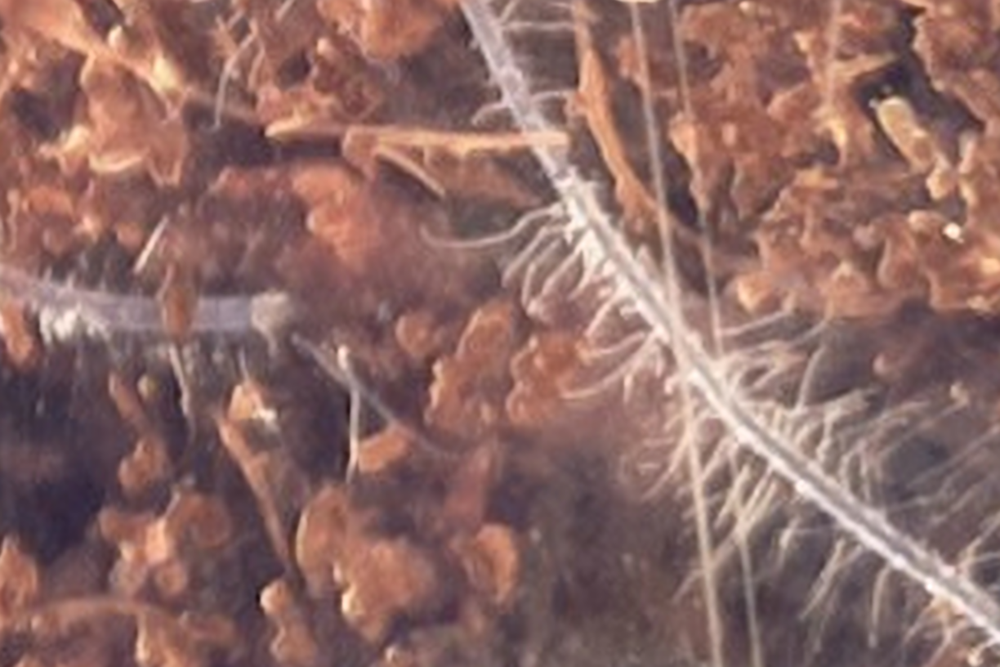
#> input picture results/type_3/arb_sr_x4.png, 1000 x 667 px, shrunk from 1224 x 816 before the run
$ python adaptive_thresholding.py
#> lines starting #> are read from the running program, lines starting #| are printed output that depends on the picture; after the words box and inside, x2 and y2 are one past the last pixel; in counts of white or black regions, pixels touching at a corner belong together
import matplotlib.pyplot as plt
import cv2
import numpy as np
import os

"""
This script is used to explor different values of
adaptive thresholding techniques
"""

def adaptive_thresholding(img, block_size=3, sub_const=3, mode_='mean'):
  if mode_ == 'mean':
    return cv2.adaptiveThreshold(img, 255, cv2.ADAPTIVE_THRESH_MEAN_C,
                                 cv2.THRESH_BINARY, block_size, sub_const)
  elif mode_ == 'gaussian':
    return cv2.adaptiveThreshold(img, 255, cv2.ADAPTIVE_THRESH_GAUSSIAN_C,
                                 cv2.THRESH_BINARY, block_size, sub_const)

def plot_thresholding_parameters():
  image = cv2.imread(r'results/type_3/arb_sr_x4.png')
#> image is the input picture: shape (667, 1000, 3); mean B, G, R 101.7, 106.6, 142.4
  image = cv2.cvtColor(image, cv2.COLOR_BGR2GRAY)  # grayscale
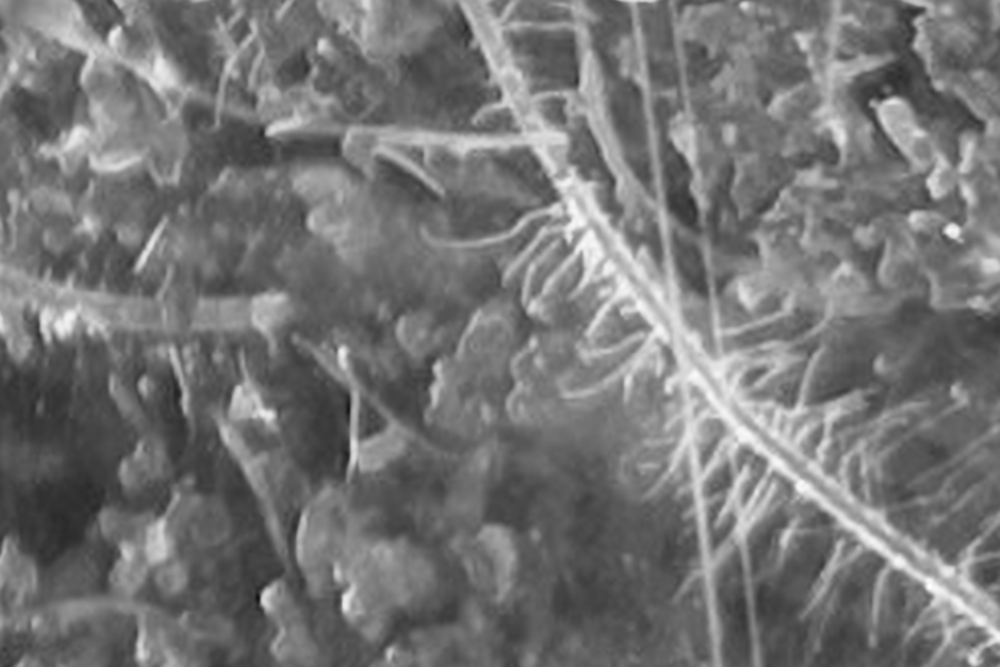
#> image: shape (667, 1000); min 17, max 255, mean 116.8

  plt.figure(figsize=(20, 15))

  block_sizes = [11, 21, 31, 41]
  sub_consts = [2, 5, 10, 15]
  modes = [('Mean', cv2.ADAPTIVE_THRESH_MEAN_C), ('Gaussian', cv2.ADAPTIVE_THRESH_GAUSSIAN_C)]
  output_dir = "savedump"

  plot_idx = 1
  for mode_name, mode in modes:
    for block_size in block_sizes:
      for sub_const in sub_consts:
        thresholded = cv2.adaptiveThreshold(image, 255, mode, cv2.THRESH_BINARY, block_size, sub_const)
        plt.subplot(len(modes), len(block_sizes) * len(sub_consts), plot_idx)
        plt.imshow(thresholded, cmap='gray')
        plt.title(f"{mode_name}\nBlock: {block_size}, C: {sub_const}")
        plt.axis('off')
        plot_idx += 1
        filename = f"{mode}_block{block_size}_c{sub_const}.png"
        save_path = os.path.join(output_dir, filename)
        cv2.imwrite(save_path, thresholded)
#> this loop made 2 passes
#> pass 1, in plot_thresholding_parameters, `cv2.imwrite(save_path, thresholded)`:
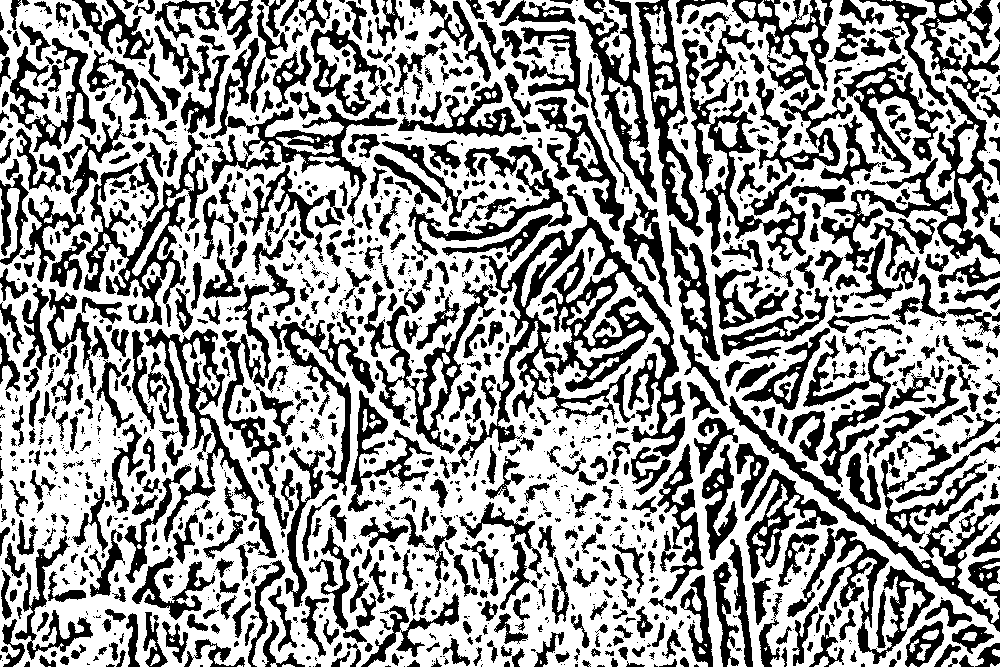
#> saved as 0_block11_c2.png: shape (667, 1000); 60.6% white; 1460 black regions (627 under 20 px), largest, box (x1, y1, x2, y2) and area: (450, 184, 685, 474) 15530, (821, 86, 1000, 302) 6494, (84, 135, 208, 327) 5484
#> pass 1, in plot_thresholding_parameters, `cv2.imwrite(save_path, thresholded)`:
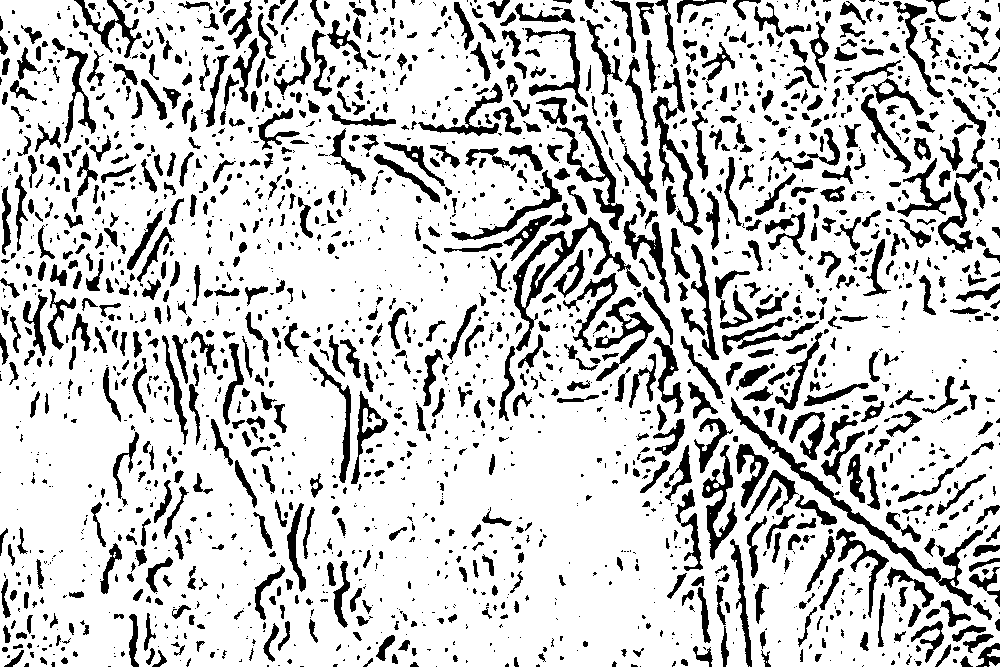
#> saved as 0_block11_c5.png: shape (667, 1000); 79.9% white; 2151 black regions (1149 under 20 px), largest, box (x1, y1, x2, y2) and area: (731, 397, 983, 606) 2831, (513, 217, 641, 351) 2482, (653, 68, 703, 235) 1718
#> pass 1, in plot_thresholding_parameters, `cv2.imwrite(save_path, thresholded)`:
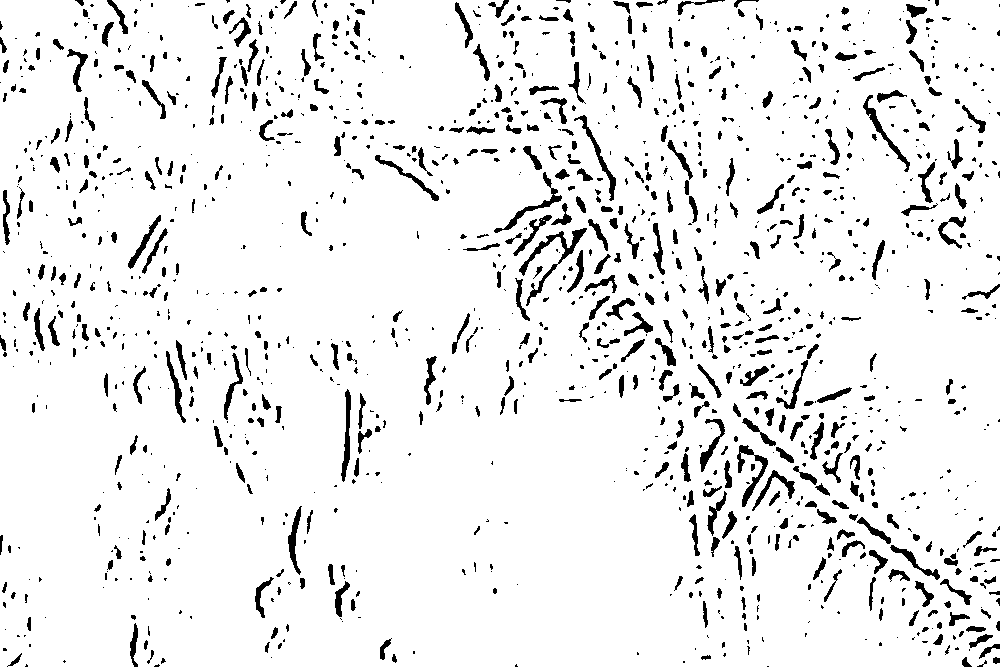
#> saved as 0_block11_c10.png: shape (667, 1000); 92.7% white; 1382 black regions (824 under 20 px), largest, box (x1, y1, x2, y2) and area: (519, 228, 587, 306) 815, (737, 445, 768, 507) 520, (494, 172, 562, 233) 473
#> pass 1, in plot_thresholding_parameters, `cv2.imwrite(save_path, thresholded)`:
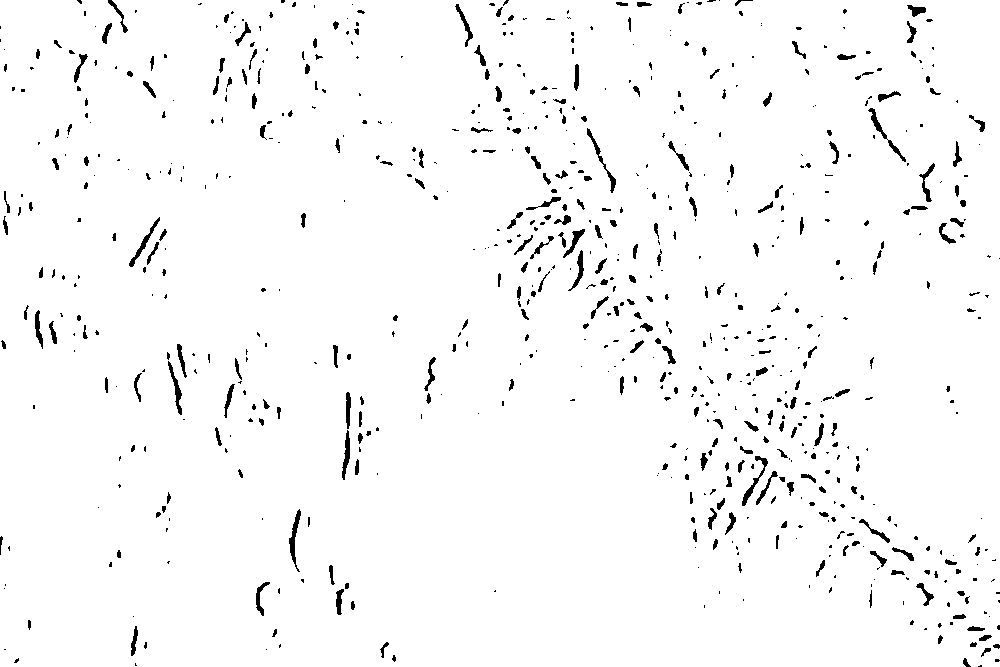
#> saved as 0_block11_c15.png: shape (667, 1000); 97.2% white; 744 black regions (470 under 20 px), largest, box (x1, y1, x2, y2) and area: (289, 509, 301, 572) 258, (868, 108, 906, 162) 255, (742, 456, 768, 506) 238
#> after the loop, plot_idx = 33

  plt.tight_layout()
  plt.show()
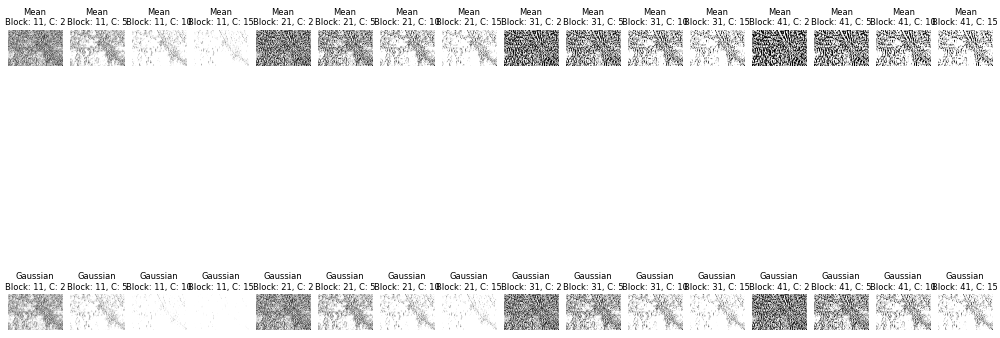
#> figure drawn by matplotlib, 32 panels


def main():
  image = cv2.imread(r'results/type_3/arb_sr_x4.png')
  image = cv2.cvtColor(image, cv2.COLOR_BGR2GRAY)  # grayscale
  block_size = [11, 13, 15]
  sub_th_consts = [7, 9, 11]
  mode = 'mean'
  fig, axes = plt.subplots(len(block_size), len(sub_th_consts), figsize=(40, 32))
  for row_i, block in enumerate(block_size):
    for col_i, sub_const in enumerate(sub_th_consts):
      bin_image = adaptive_thresholding(image, block_size=block, sub_const=sub_const,
                                        mode_=mode)

      ax = axes[row_i, col_i]
      ax.set_title(f'block size:{block}, sub const{sub_const}')
      ax.title.set_size(12)
      ax.imshow(bin_image, cmap='gray')  # Use grayscale color map for binary images
      ax.axis('off')  # Turn off axis
      # col += 1  # Move to the next column
  plt.subplots_adjust(hspace=0.1, wspace=0.1)
  plt.show()


if __name__ == "__main__":
  # main()
  plot_thresholding_parameters()
